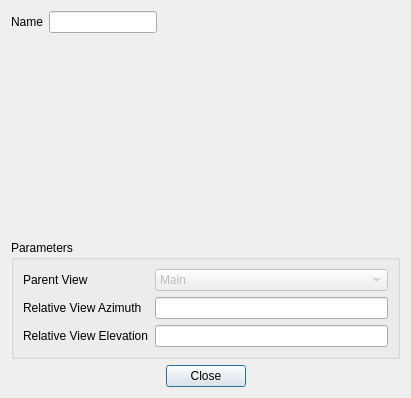
<ui version="4.0" >
 <class>AdditionalViewDialogUi</class>
 <widget class="QDialog" name="AdditionalViewDialogUi" >
  <property name="geometry" >
   <rect>
    <x>0</x>
    <y>0</y>
    <width>411</width>
    <height>398</height>
   </rect>
  </property>
  <property name="windowTitle" >
   <string>Dialog</string>
  </property>
  <layout class="QVBoxLayout" name="verticalLayout" >
   <item>
    <widget class="QWidget" native="1" name="widget" >
     <layout class="QFormLayout" name="formLayout_2" >
      <property name="fieldGrowthPolicy" >
       <enum>QFormLayout::FieldsStayAtSizeHint</enum>
      </property>
      <property name="margin" >
       <number>0</number>
      </property>
      <item row="0" column="0" >
       <widget class="QLabel" name="label" >
        <property name="text" >
         <string>Name</string>
        </property>
       </widget>
      </item>
      <item row="0" column="1" >
       <widget class="QLineEdit" name="mNameEdit" />
      </item>
     </layout>
    </widget>
   </item>
   <item>
    <widget class="QWidget" native="1" name="mFOVPane" >
     <property name="minimumSize" >
      <size>
       <width>0</width>
       <height>120</height>
      </size>
     </property>
    </widget>
   </item>
   <item>
    <widget class="QGroupBox" name="groupBox" >
     <property name="title" >
      <string>Parameters</string>
     </property>
     <layout class="QFormLayout" name="formLayout" >
      <item row="0" column="0" >
       <widget class="QLabel" name="mParentViewLabel" >
        <property name="text" >
         <string>Parent View</string>
        </property>
       </widget>
      </item>
      <item row="0" column="1" >
       <widget class="QComboBox" name="mParentViewCombo" >
        <property name="enabled" >
         <bool>false</bool>
        </property>
        <item>
         <property name="text" >
          <string>Main</string>
         </property>
        </item>
       </widget>
      </item>
      <item row="1" column="0" >
       <widget class="QLabel" name="mRelativeViewAzimuthLabel" >
        <property name="text" >
         <string>Relative View Azimuth</string>
        </property>
       </widget>
      </item>
      <item row="2" column="0" >
       <widget class="QLabel" name="mRelativeViewElevationLabel" >
        <property name="text" >
         <string>Relative View Elevation</string>
        </property>
       </widget>
      </item>
      <item row="1" column="1" >
       <widget class="QLineEdit" name="mViewAzimuth" />
      </item>
      <item row="2" column="1" >
       <widget class="QLineEdit" name="mViewElevation" />
      </item>
     </layout>
    </widget>
   </item>
   <item>
    <widget class="QDialogButtonBox" name="buttonBox" >
     <property name="orientation" >
      <enum>Qt::Horizontal</enum>
     </property>
     <property name="standardButtons" >
      <set>QDialogButtonBox::Close</set>
     </property>
     <property name="centerButtons" >
      <bool>true</bool>
     </property>
    </widget>
   </item>
  </layout>
 </widget>
 <resources/>
 <connections>
  <connection>
   <sender>buttonBox</sender>
   <signal>accepted()</signal>
   <receiver>AdditionalViewDialogUi</receiver>
   <slot>accept()</slot>
   <hints>
    <hint type="sourcelabel" >
     <x>248</x>
     <y>254</y>
    </hint>
    <hint type="destinationlabel" >
     <x>157</x>
     <y>274</y>
    </hint>
   </hints>
  </connection>
  <connection>
   <sender>buttonBox</sender>
   <signal>rejected()</signal>
   <receiver>AdditionalViewDialogUi</receiver>
   <slot>reject()</slot>
   <hints>
    <hint type="sourcelabel" >
     <x>316</x>
     <y>260</y>
    </hint>
    <hint type="destinationlabel" >
     <x>286</x>
     <y>274</y>
    </hint>
   </hints>
  </connection>
 </connections>
</ui>
